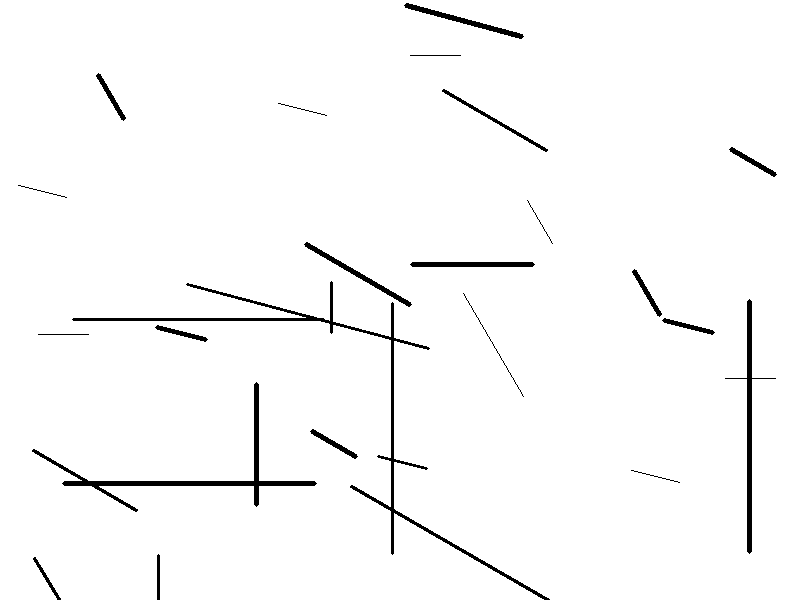
#> input picture week02/output/lines_grid.png, 800 x 600 px
$ jupyter execute --allow-errors task08.ipynb
#> lines starting #> are read from the running program, lines starting #| are printed output that depends on the picture; after the words box and inside, x2 and y2 are one past the last pixel; in counts of white or black regions, pixels touching at a corner belong together
### Imports

[cell 1]
import numpy as np
import cv2 as cv
import matplotlib.pyplot as plt

### Reading the Image

[cell 2]
img = cv.imread("output/lines_grid.png")
#> img is the input picture: shape (600, 800, 3); 97.7% white; 22 black regions, largest, box (x1, y1, x2, y2) and area: (72, 281, 550, 600) 3215, (32, 382, 317, 512) 2226, (725, 299, 776, 554) 1309
gray_img = cv.cvtColor(img, cv.COLOR_BGR2GRAY)

### Edge Detection using Canny

[cell 3]
edges = cv.Canny(gray_img, 50, 250)
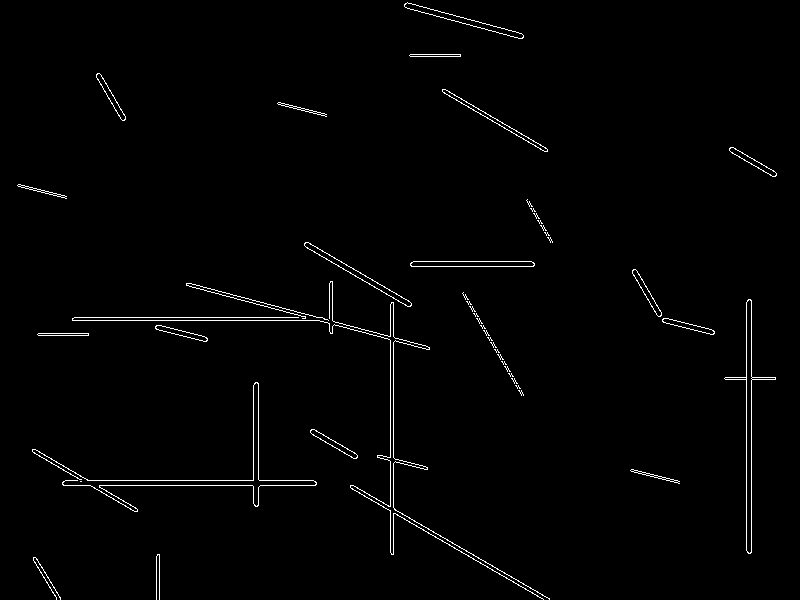
#> edges: shape (600, 800); 1.3% white in thin lines or dots

### Detecting Lines using Hough Transform

[cell 4]
lines = cv.HoughLinesP(
    edges,
    rho=1,
    theta=np.pi/180,
    threshold=30,
    minLineLength=40,
    maxLineGap=10
)
#> lines = 59 rows, first 6: [72, 320, 332, 320], [63, 485, 315, 485], [746, 550, 746, 302], [393, 554, 393, 292], [350, 487, 543, 599], [390, 552, 390, 290]
hough_count = len(lines)
#> hough_count = 59

### Drawing Hough Lines

[cell 5]
hough_img = np.full((600, 800, 3), 255, dtype=np.uint8)

#> (the rest of this cell did not finish here and is left out)

### Detecting Lines using LSD

[cell 6]
lsd = cv.createLineSegmentDetector()

detected = lsd.detect(gray_img)

### Drawing LSD Lines

[cell 7]
lsd_img = np.full((600, 800, 3), 255, dtype=np.uint8)
lsd_count = 0

if detected[0] is not None:
    lsd_lines = detected[0]
#> lsd_lines = 85 rows, first 6: [159.5, 555.6, 159.5, 598.1], [329.3, 318.1, 329.2, 281.9], [329.2, 331.9, 329.3, 324.4], [406.4, 2.3, 521.8, 33.43], [519.7, 38.27, 404.6, 7.23], [187.7, 282.4, 328.4, 319.8]
    lsd_count = len(lsd_lines)
#> lsd_count = 85

    lsd.drawSegments(lsd_img, lsd_lines)
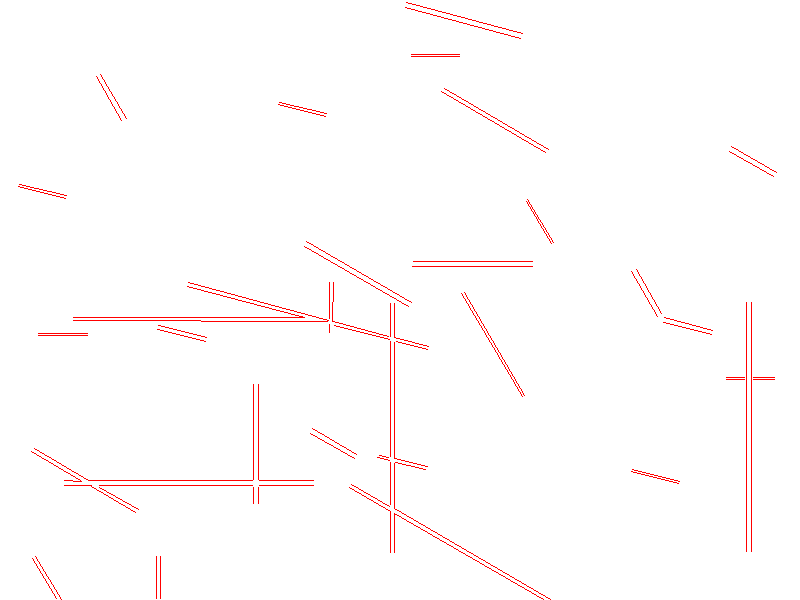
#> lsd_img: shape (600, 800, 3); mean of channels 0, 1, 2 251.9, 251.9, 255; drawn as B, G, R

### Display

[cell 8]
plt.figure(figsize=(15, 5))

plt.subplot(1,3,1)
plt.imshow(cv.cvtColor(img, cv.COLOR_BGR2RGB))
plt.title("Original (30 lines)")
plt.axis("off")

plt.subplot(1, 3, 2)
plt.imshow(cv.cvtColor(hough_img, cv.COLOR_BGR2RGB))
plt.title(f"HoughLinesP ({hough_count} lines)")
plt.axis("off")

plt.subplot(1, 3, 3)
plt.imshow(cv.cvtColor(lsd_img, cv.COLOR_BGR2RGB))
plt.title(f"LSD ({lsd_count} lines)")
plt.axis("off")

plt.tight_layout()
plt.savefig("output/7_hough_lsd.png", dpi=300)
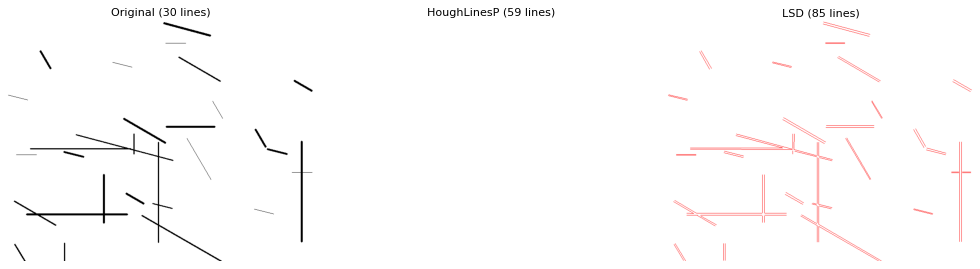
#> figure drawn by matplotlib, 3 panels
plt.show()

[cell 9]
print("Ground Truth Lines :", 30)
print("HoughLinesP        :", hough_count)
#| HoughLinesP        : 59
print("LSD               :", lsd_count)
#| LSD               : 85

$ run again, with week02/output/shapes.png copied over week02/output/lines_grid.png
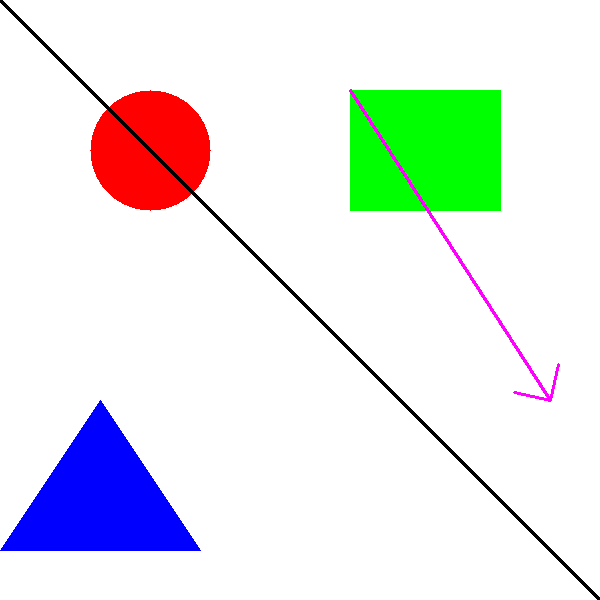
#> input picture week02/output/shapes.png, 600 x 600 px
#> img is the input picture: shape (600, 600, 3); mean B, G, R 232.6, 233.4, 229.5
#> `edges = cv.Canny(gray_img, 50, 250)`:
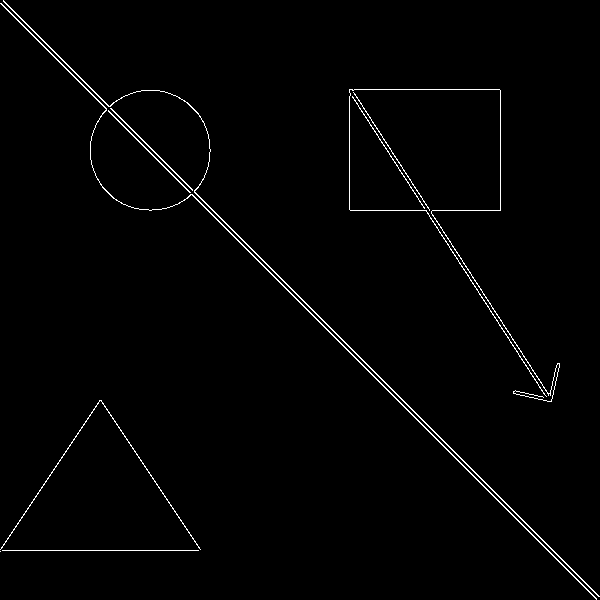
#> edges: shape (600, 600); 1.3% white in thin lines or dots
#> lines = 17 rows, first 6: [3, 1, 598, 596], [1, 3, 596, 598], [0, 3, 596, 599], [3, 0, 599, 596], [370, 125, 549, 401], [351, 89, 552, 398]
#> hough_count = 17
#> lsd_lines = 34 rows, first 6: [2.55, -0.0493, 598.9, 596.1], [596.1, 598.9, -0.0493, 2.55], [199.4, 550.5, 0.625, 550.5], [100, 399.3, 200.6, 550.2], [0.584, 548.1, 99.78, 399.2], [209.4, 140.6, 209.4, 159.4]
#> lsd_count = 34
#> `plt.savefig("output/7_hough_lsd.png", dpi=300)`:
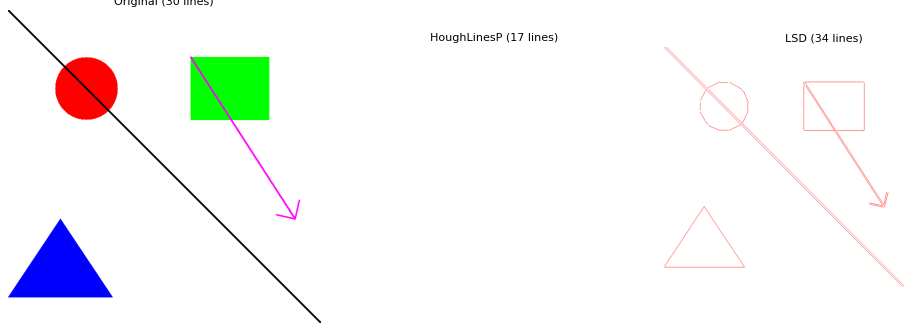
#> figure drawn by matplotlib, 3 panels
#| HoughLinesP        : 17
#| LSD               : 34
